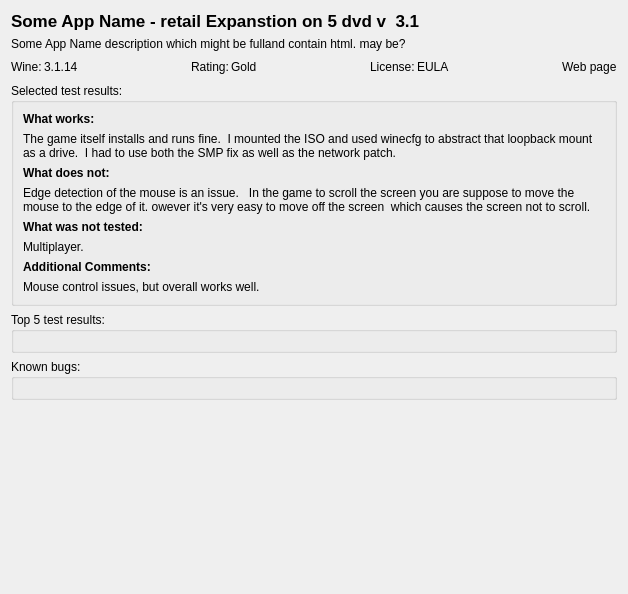
<?xml version="1.0" encoding="UTF-8"?>
<ui version="4.0">
 <class>AppDBTestViewWidget</class>
 <widget class="QWidget" name="AppDBTestViewWidget">
  <property name="geometry">
   <rect>
    <x>0</x>
    <y>0</y>
    <width>628</width>
    <height>594</height>
   </rect>
  </property>
  <property name="windowTitle">
   <string>Form</string>
  </property>
  <layout class="QVBoxLayout" name="verticalLayout_2">
   <item>
    <widget class="QWidget" name="widget_2" native="true">
     <layout class="QHBoxLayout" name="horizontalLayout">
      <property name="spacing">
       <number>5</number>
      </property>
      <property name="margin">
       <number>0</number>
      </property>
      <item>
       <widget class="QLabel" name="lblAppName">
        <property name="sizePolicy">
         <sizepolicy hsizetype="Preferred" vsizetype="Minimum">
          <horstretch>0</horstretch>
          <verstretch>0</verstretch>
         </sizepolicy>
        </property>
        <property name="font">
         <font>
          <pointsize>13</pointsize>
          <weight>75</weight>
          <bold>true</bold>
         </font>
        </property>
        <property name="text">
         <string>Some App Name - retail Expanstion on 5 dvd v  3.1</string>
        </property>
        <property name="textFormat">
         <enum>Qt::PlainText</enum>
        </property>
        <property name="scaledContents">
         <bool>false</bool>
        </property>
       </widget>
      </item>
      <item>
       <spacer name="horizontalSpacer">
        <property name="orientation">
         <enum>Qt::Horizontal</enum>
        </property>
        <property name="sizeHint" stdset="0">
         <size>
          <width>387</width>
          <height>20</height>
         </size>
        </property>
       </spacer>
      </item>
     </layout>
    </widget>
   </item>
   <item>
    <widget class="QLabel" name="lblAppDesc">
     <property name="text">
      <string>Some App Name description which might be fulland contain html. may be?</string>
     </property>
    </widget>
   </item>
   <item>
    <widget class="QWidget" name="widget" native="true">
     <layout class="QHBoxLayout" name="horizontalLayout_2">
      <property name="spacing">
       <number>2</number>
      </property>
      <property name="margin">
       <number>0</number>
      </property>
      <item>
       <widget class="QLabel" name="label_9">
        <property name="sizePolicy">
         <sizepolicy hsizetype="Minimum" vsizetype="Preferred">
          <horstretch>0</horstretch>
          <verstretch>0</verstretch>
         </sizepolicy>
        </property>
        <property name="text">
         <string>Wine:</string>
        </property>
       </widget>
      </item>
      <item>
       <widget class="QLabel" name="lblWineVer">
        <property name="sizePolicy">
         <sizepolicy hsizetype="Minimum" vsizetype="Preferred">
          <horstretch>0</horstretch>
          <verstretch>0</verstretch>
         </sizepolicy>
        </property>
        <property name="text">
         <string>3.1.14</string>
        </property>
       </widget>
      </item>
      <item>
       <spacer name="horizontalSpacer_4">
        <property name="orientation">
         <enum>Qt::Horizontal</enum>
        </property>
        <property name="sizeHint" stdset="0">
         <size>
          <width>40</width>
          <height>20</height>
         </size>
        </property>
       </spacer>
      </item>
      <item>
       <widget class="QLabel" name="label_8">
        <property name="sizePolicy">
         <sizepolicy hsizetype="Minimum" vsizetype="Preferred">
          <horstretch>0</horstretch>
          <verstretch>0</verstretch>
         </sizepolicy>
        </property>
        <property name="text">
         <string>Rating:</string>
        </property>
       </widget>
      </item>
      <item>
       <widget class="QLabel" name="lblRating">
        <property name="sizePolicy">
         <sizepolicy hsizetype="Minimum" vsizetype="Preferred">
          <horstretch>0</horstretch>
          <verstretch>0</verstretch>
         </sizepolicy>
        </property>
        <property name="text">
         <string>Gold</string>
        </property>
       </widget>
      </item>
      <item>
       <spacer name="horizontalSpacer_2">
        <property name="orientation">
         <enum>Qt::Horizontal</enum>
        </property>
        <property name="sizeHint" stdset="0">
         <size>
          <width>98</width>
          <height>20</height>
         </size>
        </property>
       </spacer>
      </item>
      <item>
       <widget class="QLabel" name="label_4">
        <property name="sizePolicy">
         <sizepolicy hsizetype="Minimum" vsizetype="Preferred">
          <horstretch>0</horstretch>
          <verstretch>0</verstretch>
         </sizepolicy>
        </property>
        <property name="text">
         <string>License:</string>
        </property>
       </widget>
      </item>
      <item>
       <widget class="QLabel" name="lblLicense">
        <property name="sizePolicy">
         <sizepolicy hsizetype="Minimum" vsizetype="Preferred">
          <horstretch>0</horstretch>
          <verstretch>0</verstretch>
         </sizepolicy>
        </property>
        <property name="text">
         <string>EULA</string>
        </property>
       </widget>
      </item>
      <item>
       <spacer name="horizontalSpacer_3">
        <property name="orientation">
         <enum>Qt::Horizontal</enum>
        </property>
        <property name="sizeHint" stdset="0">
         <size>
          <width>93</width>
          <height>20</height>
         </size>
        </property>
       </spacer>
      </item>
      <item>
       <widget class="QLabel" name="lblWebPage">
        <property name="sizePolicy">
         <sizepolicy hsizetype="Minimum" vsizetype="Preferred">
          <horstretch>0</horstretch>
          <verstretch>0</verstretch>
         </sizepolicy>
        </property>
        <property name="text">
         <string>Web page</string>
        </property>
       </widget>
      </item>
     </layout>
    </widget>
   </item>
   <item>
    <widget class="QGroupBox" name="grpResults">
     <property name="title">
      <string>Selected test results:</string>
     </property>
     <layout class="QVBoxLayout" name="verticalLayout">
      <item>
       <widget class="QLabel" name="lblHeader0">
        <property name="font">
         <font>
          <weight>75</weight>
          <bold>true</bold>
         </font>
        </property>
        <property name="text">
         <string>What works:</string>
        </property>
       </widget>
      </item>
      <item>
       <widget class="QLabel" name="lblWhatWorks">
        <property name="sizePolicy">
         <sizepolicy hsizetype="Preferred" vsizetype="MinimumExpanding">
          <horstretch>0</horstretch>
          <verstretch>0</verstretch>
         </sizepolicy>
        </property>
        <property name="text">
         <string>The game itself installs and runs fine.  I mounted the ISO and used winecfg to abstract that loopback mount as a drive.  I had to use both the SMP fix as well as the network patch.</string>
        </property>
        <property name="wordWrap">
         <bool>true</bool>
        </property>
       </widget>
      </item>
      <item>
       <widget class="QLabel" name="lblHeader1">
        <property name="font">
         <font>
          <weight>75</weight>
          <bold>true</bold>
         </font>
        </property>
        <property name="text">
         <string>What does not:</string>
        </property>
       </widget>
      </item>
      <item>
       <widget class="QLabel" name="lblWhatNotWorks">
        <property name="sizePolicy">
         <sizepolicy hsizetype="Preferred" vsizetype="MinimumExpanding">
          <horstretch>0</horstretch>
          <verstretch>0</verstretch>
         </sizepolicy>
        </property>
        <property name="text">
         <string>Edge detection of the mouse is an issue.   In the game to scroll the screen you are suppose to move the mouse to the edge of it. owever it's very easy to move off the screen  which causes the screen not to scroll.</string>
        </property>
        <property name="wordWrap">
         <bool>true</bool>
        </property>
       </widget>
      </item>
      <item>
       <widget class="QLabel" name="lblHeader2">
        <property name="font">
         <font>
          <weight>75</weight>
          <bold>true</bold>
         </font>
        </property>
        <property name="text">
         <string>What was not tested:</string>
        </property>
       </widget>
      </item>
      <item>
       <widget class="QLabel" name="lblWhatWasNotTested">
        <property name="sizePolicy">
         <sizepolicy hsizetype="Preferred" vsizetype="MinimumExpanding">
          <horstretch>0</horstretch>
          <verstretch>0</verstretch>
         </sizepolicy>
        </property>
        <property name="text">
         <string>Multiplayer.</string>
        </property>
        <property name="wordWrap">
         <bool>true</bool>
        </property>
       </widget>
      </item>
      <item>
       <widget class="QLabel" name="lblHeader3">
        <property name="font">
         <font>
          <weight>75</weight>
          <bold>true</bold>
         </font>
        </property>
        <property name="text">
         <string>Additional Comments:</string>
        </property>
       </widget>
      </item>
      <item>
       <widget class="QLabel" name="lblAddComments">
        <property name="sizePolicy">
         <sizepolicy hsizetype="Preferred" vsizetype="MinimumExpanding">
          <horstretch>0</horstretch>
          <verstretch>0</verstretch>
         </sizepolicy>
        </property>
        <property name="text">
         <string>Mouse control issues, but overall works well.</string>
        </property>
        <property name="wordWrap">
         <bool>true</bool>
        </property>
       </widget>
      </item>
     </layout>
    </widget>
   </item>
   <item>
    <widget class="QGroupBox" name="grpTestResults">
     <property name="title">
      <string>Top 5 test results:</string>
     </property>
     <layout class="QGridLayout" name="gridLayout">
      <item row="0" column="0">
       <widget class="QWidget" name="testResultsArea" native="true"/>
      </item>
     </layout>
    </widget>
   </item>
   <item>
    <widget class="QGroupBox" name="grpKnownBugs">
     <property name="title">
      <string>Known bugs:</string>
     </property>
     <layout class="QGridLayout" name="gridLayout_2">
      <item row="0" column="0">
       <widget class="QWidget" name="knownBugs" native="true"/>
      </item>
     </layout>
    </widget>
   </item>
   <item>
    <spacer name="verticalSpacer">
     <property name="orientation">
      <enum>Qt::Vertical</enum>
     </property>
     <property name="sizeHint" stdset="0">
      <size>
       <width>20</width>
       <height>104</height>
      </size>
     </property>
    </spacer>
   </item>
  </layout>
 </widget>
 <resources/>
 <connections/>
</ui>
